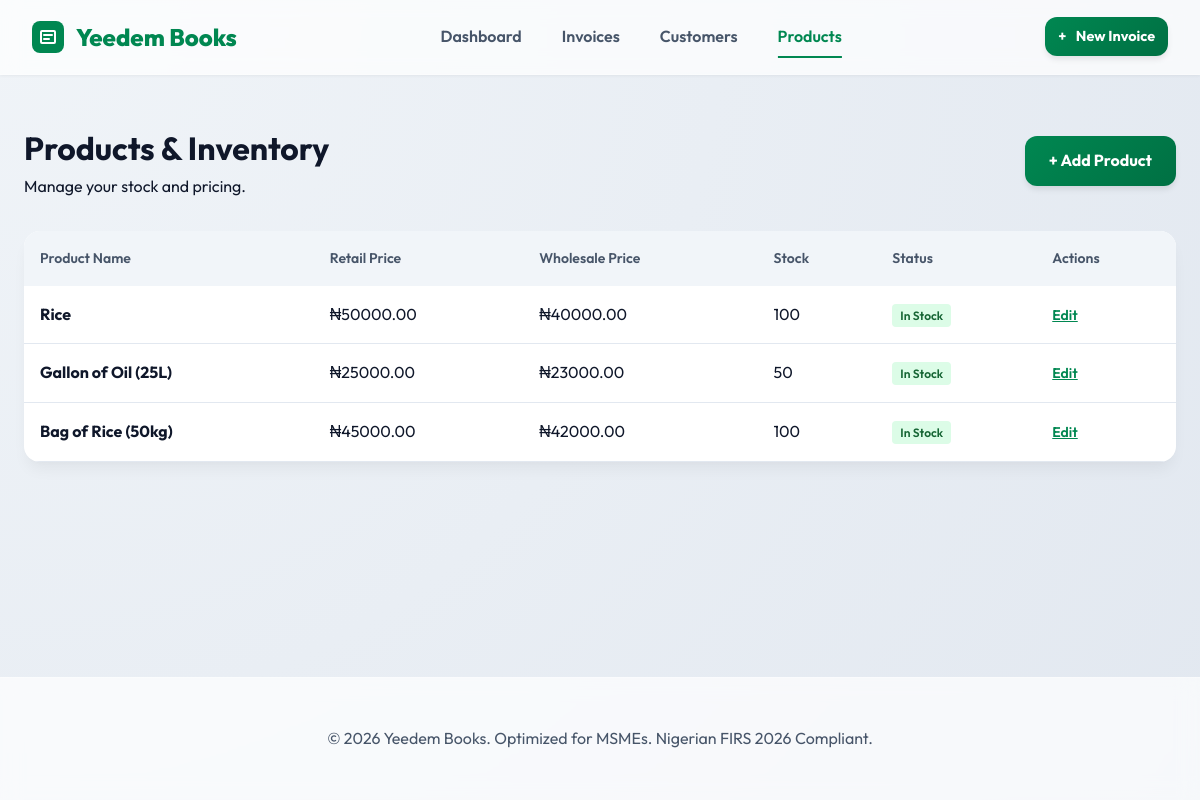
Screenshot of /products/ with the database file from the repository.
### core/models.py (models this page shows, shortened)
class Product(models.Model):
    name = models.CharField(max_length=255)
    description = models.TextField(blank=True, null=True)
    retail_price = models.DecimalField(max_digits=10, decimal_places=2)
    wholesale_price = models.DecimalField(max_digits=10, decimal_places=2)
    stock_quantity = models.IntegerField(default=0, help_text="For inventory alerts")
    created_at = models.DateTimeField(auto_now_add=True)
    updated_at = models.DateTimeField(auto_now=True)

### core/views.py (the view)
# urls.py: path('products/', views.product_list, name='product_list'),
def product_list(request):
    products = Product.objects.all().order_by('-created_at')
    return render(request, 'core/product_list.html', {'products': products})

### core/templates/core/product_list.html (shortened to what this page needs)
{% extends 'core/base.html' %}
{% block content %}
<div class="animate-fade-in">
    <div class="section-header">
        <div>
            <h1>Products & Inventory</h1>
            <p class="text-muted">Manage your stock and pricing.</p>
        </div>
        <a href="{% url 'core:product_create' %}" class="btn btn-primary">+ Add Product</a>
    </div>
    <div class="card">
        <div class="table-container">
            <table>
                <thead>
                    <tr>
                        <th>Product Name</th>
                        <th>Retail Price</th>
                        <th>Wholesale Price</th>
                        <th>Stock</th>
                        <th>Status</th>
                        <th>Actions</th>
                    </tr>
                </thead>
                <tbody>
                    {% for product in products %}
                    <tr>
                        <td><strong>{{ product.name }}</strong></td>
                        <td>₦{{ product.retail_price|floatformat:2 }}</td>
                        <td>₦{{ product.wholesale_price|floatformat:2 }}</td>
                        <td>{{ product.stock_quantity }}</td>
                        <td>
                            <span class="stock-badge {% if product.stock_quantity > 5 %}stock-in{% else %}stock-low{% endif %}">
                                {% if product.stock_quantity > 5 %}In Stock{% else %}Low Stock{% endif %}
                            </span>
                        </td>
                        <td>
                            <a href="{% url 'core:product_edit' product.pk %}" class="text-muted" style="font-size: 0.875rem; font-weight: 600; color: var(--primary);">Edit</a>
                        </td>
                    </tr>
                    {% empty %}
                    <tr>
                        <td colspan="5" style="text-align: center; padding: 4rem;">
                            <p class="text-muted">No products found.</p>
                        </td>
                    </tr>
                    {% endfor %}
                </tbody>
            </table>
        </div>
    </div>
</div>
{% endblock %}

### core/templates/core/base.html (style rules this page uses)
:root { --primary: #008751; --primary-dark: #007043; --primary-light: #e6f4ed; --secondary: #f4b400; --accent: #ff6b6b; --background: #f0f4f8; --surface: rgba(255, 255, 255, 0.8); --text-dark: #0f172a; --text-muted: #475569; --white: #ffffff; --card-shadow: 0 10px 15px -3px rgba(0, 0, 0, 0.05), 0 4px 6px -2px rgba(0, 0, 0, 0.02); --glass: rgba(255, 255, 255, 0.7); --blur: blur(10px); --transition: all 0.4s cubic-bezier(0.175, 0.885, 0.32, 1.275); }
* { margin: 0; padding: 0; box-sizing: border-box; font-family: 'Outfit', sans-serif; }
body { background: radial-gradient(circle at top left, #f0f4f8, #e2e8f0); color: var(--text-dark); line-height: 1.6; min-height: 100vh; display: flex; flex-direction: column; }
.btn { padding: 0.75rem 1.5rem; border-radius: 0.75rem; font-weight: 700; cursor: pointer; transition: var(--transition); border: none; text-decoration: none; display: inline-flex; align-items: center; gap: 0.6rem; box-shadow: 0 4px 6px -1px rgba(0, 0, 0, 0.1); }
.btn-primary { background: linear-gradient(135deg, var(--primary), var(--primary-dark)); color: var(--white); }
.animate-fade-in { animation: fadeIn 0.5s ease-out forwards; }

### core/templates/core/product_list.html (style rules this page uses)
.section-header { display: flex; justify-content: space-between; align-items: center; margin-bottom: 2rem; }
.card { background: var(--white); border-radius: 1rem; box-shadow: var(--card-shadow); overflow: hidden; }
.table-container { overflow-x: auto; }
table { width: 100%; border-collapse: collapse; text-align: left; }
th { background: #f1f5f9; padding: 1rem; font-weight: 600; color: var(--text-muted); font-size: 0.875rem; }
td { padding: 1rem; border-bottom: 1px solid #e2e8f0; }
.stock-badge { padding: 0.25rem 0.5rem; border-radius: 4px; font-weight: 600; font-size: 0.75rem; }
.stock-in { color: #166534; background: #dcfce7; }

### rows the page displays
Product: name "Rice", retail_price "50000.00", wholesale_price "40000.00", stock_quantity "100", shows "In Stock"
Product: name "Gallon of Oil (25L)", retail_price "25000.00", wholesale_price "23000.00", stock_quantity "50", shows "In Stock"
Product: name "Bag of Rice (50kg)", retail_price "45000.00", wholesale_price "42000.00", stock_quantity "100", shows "In Stock"
